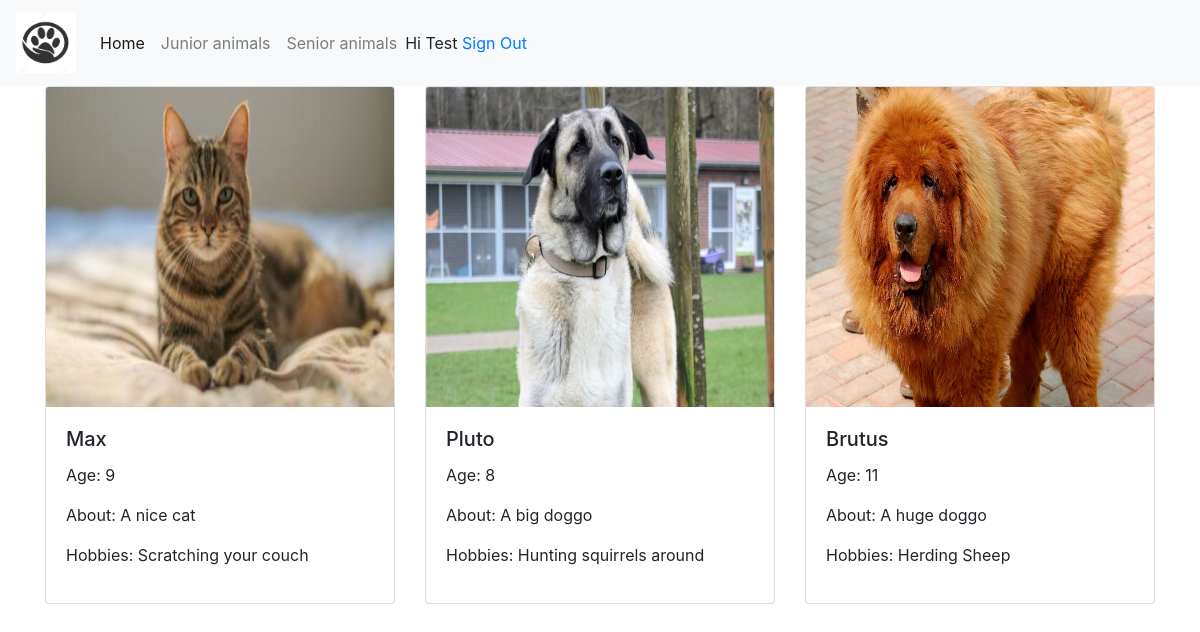
The page /senior.php (signed in) on the database its author committed.
### tables this page shows
CREATE TABLE `users` (
  `userId` int(11) NOT NULL,
  `userName` varchar(30) NOT NULL,
  `userEmail` varchar(60) NOT NULL,
  `userPass` varchar(255) NOT NULL,
  `status` enum('user','admin') NOT NULL DEFAULT 'user'
);

CREATE TABLE `animals` (
  `id` int(11) NOT NULL,
  `animal_image` varchar(255) NOT NULL,
  `animal_name` varchar(255) NOT NULL,
  `animal_description` varchar(255) NOT NULL,
  `animal_location` varchar(255) NOT NULL,
  `hobbies` varchar(255) NOT NULL,
  `age` int(11) NOT NULL,
  `animal_type` enum('small','big') NOT NULL,
  `animal_status` enum('junior','senior') NOT NULL,
  `active` int(1) NOT NULL DEFAULT 0
);

### senior.php (the view, shortened to what this page needs)
<?php
require_once 'dbconnect.php';
$res=mysqli_query($conn, "SELECT * FROM users WHERE userId=".$_SESSION['user']);
$userRow=mysqli_fetch_array($res, MYSQLI_ASSOC);
?>
<!DOCTYPE html>
<html>
<head>
<link rel="stylesheet" href="https://stackpath.bootstrapcdn.com/bootstrap/4.5.0/css/bootstrap.min.css">
</head>
<body>
<nav class="navbar navbar-expand-lg navbar-light bg-light">
<a class="navbar-brand" href="home.php"><img src="images/logo.png" height="60" width="60"></a>
  <div class="collapse navbar-collapse" id="navbarNav">
    <ul class="navbar-nav">
      <li class="nav-item active">
        <a class="nav-link" href="home.php">Home <span class="sr-only">(current)</span></a>
      </li>
      <li class="nav-item">
        <a class="nav-link" href="general.php">Junior animals</a>
      </li>
      <li class="nav-item">
        <a class="nav-link" href="#">Senior animals</a>
      </li>
      <span class="my-2 text">
        <a class="">Hi <?php echo $userRow['userName'] ; ?><a href="logout.php?logout"> Sign Out</a></a>
      </span>
    </ul>
  </div>
</nav>
<div class="container">
    <div class="card-deck">
    <?php
        $sql = "SELECT * FROM animals WHERE animal_status = 'senior'";
        $result = $conn->query($sql);
        if($result->num_rows > 0) {
            while($row = $result->fetch_assoc()) {
                echo  "<div class= 'card'>
                <img class='card-img-top'style='width: 100%; height:20em' src =" .$row['animal_image'].">
                    <div class='card-body'>
                        <h5 class='card-title'>" .$row['animal_name']."</h5>
                        <p>Age: " .$row['age']."</p>
                        <p>About: " .$row['animal_description']."</p>
                        <p>Hobbies: " .$row['hobbies']."</p>
                    </div>
                </div>" ;
                }
        } else  {
            echo  "<tr><td colspan='5'><center>No Data Avaliable</center></td></tr>";
            }
    ?>
</div>
</div>
</body>
</html>

### rows shown on the page
users: userName "Test"
animals: animal_image (picture), animal_name "Max", age "9", animal_description "A nice cat", hobbies "Scratching your couch"
animals: animal_image (picture), animal_name "Pluto", age "8", animal_description "A big doggo", hobbies "Hunting squirrels around"
animals: animal_image (picture), animal_name "Brutus", age "11", animal_description "A huge doggo", hobbies "Herding Sheep"
